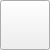
<?xml version="1.0" encoding="UTF-8"?>
<ui version="4.0">
 <class>roClose</class>
 <widget class="QWidget" name="roClose">
  <property name="geometry">
   <rect>
    <x>0</x>
    <y>0</y>
    <width>50</width>
    <height>50</height>
   </rect>
  </property>
  <property name="windowTitle">
   <string>Form</string>
  </property>
  <widget class="QPushButton" name="pushButton_close">
   <property name="geometry">
    <rect>
     <x>0</x>
     <y>0</y>
     <width>50</width>
     <height>50</height>
    </rect>
   </property>
   <property name="text">
    <string/>
   </property>
   <property name="icon">
    <iconset resource="../../resource.qrc">
     <normaloff>:/images/bin/resource/images/close.png</normaloff>:/images/bin/resource/images/close.png</iconset>
   </property>
   <property name="iconSize">
    <size>
     <width>50</width>
     <height>50</height>
    </size>
   </property>
  </widget>
 </widget>
 <resources>
  <include location="../../resource.qrc"/>
 </resources>
 <connections/>
</ui>
